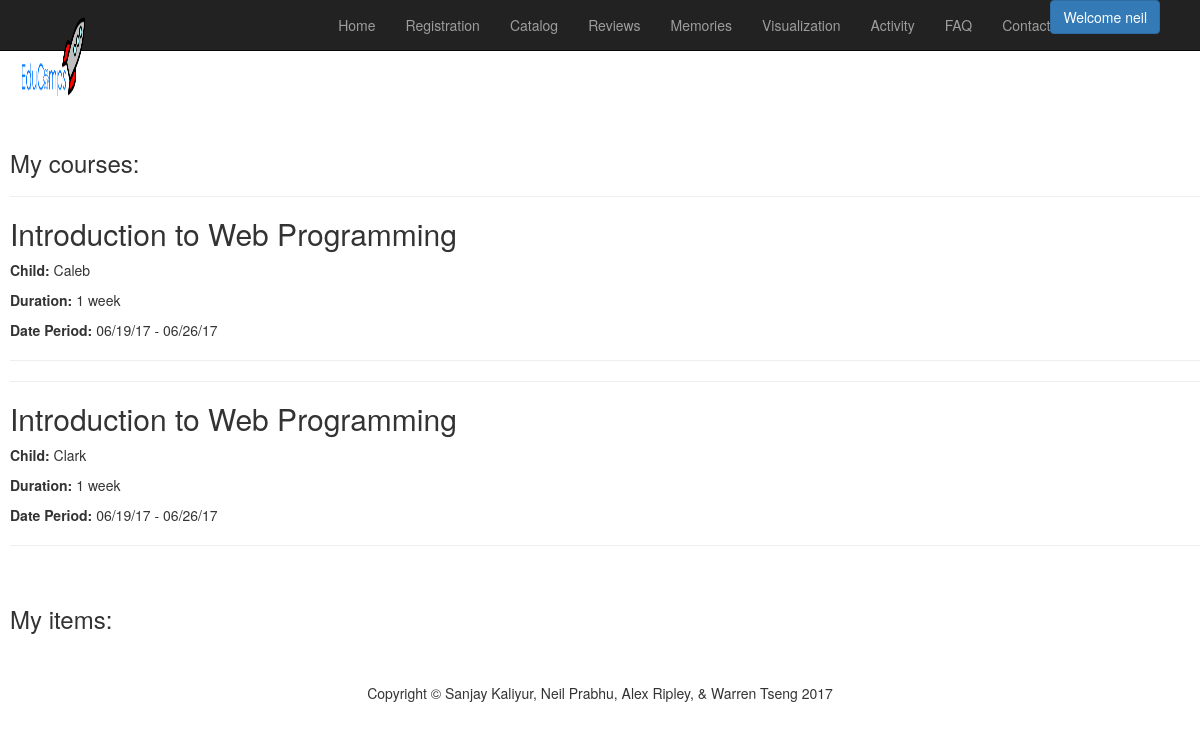
/myAccount.php (signed in), run on an earlier commit of the app's database.
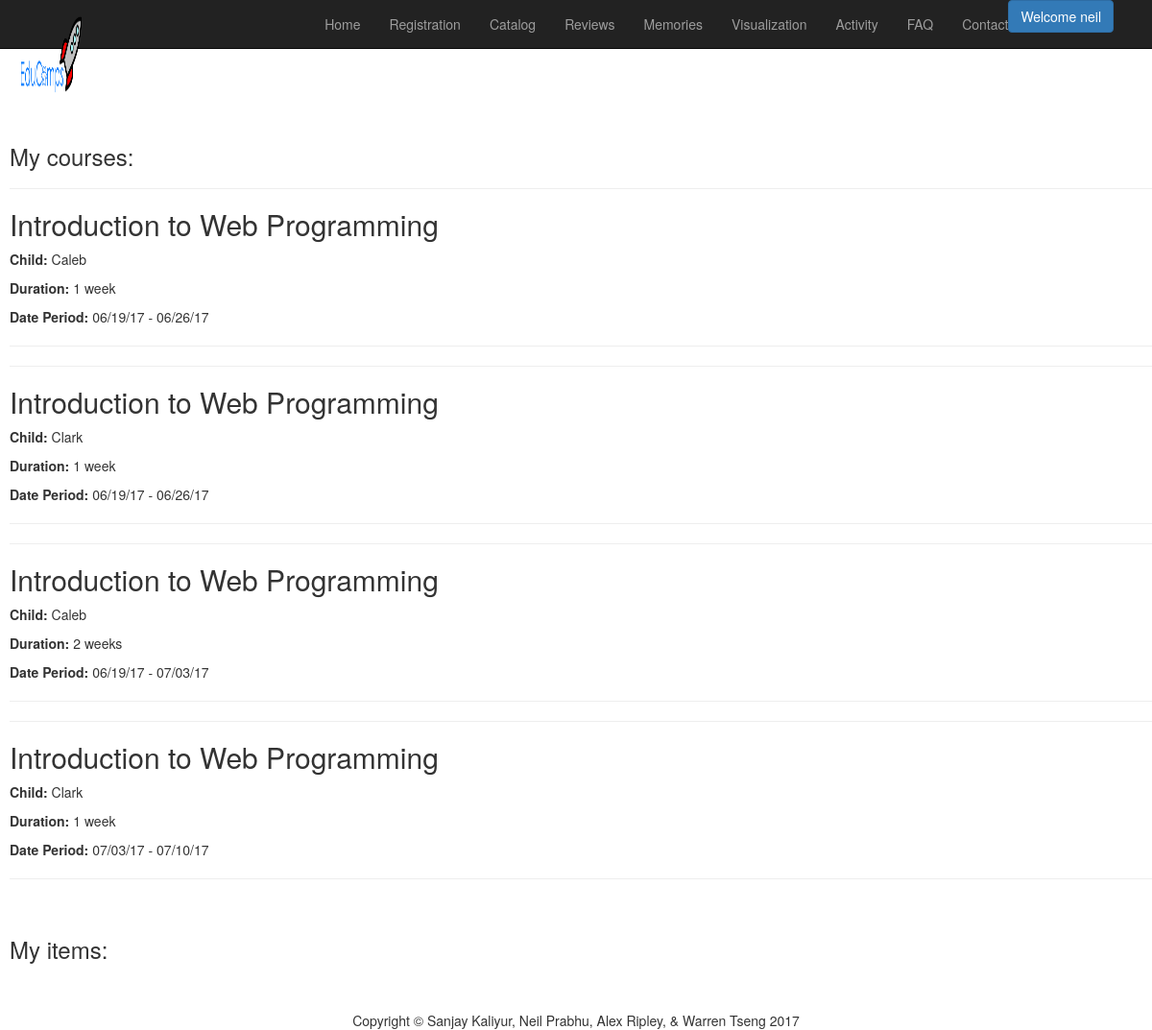
And on a later commit of the database.
### tables this page shows
CREATE TABLE `users` (
  `Email` varchar(45) NOT NULL,
  `Username` varchar(45) NOT NULL,
  `Password` varchar(255) NOT NULL,
  `Address` varchar(255) DEFAULT NULL,
  `courses_cart` varchar(45) DEFAULT NULL,
  `items_cart` varchar(45) DEFAULT NULL
);

CREATE TABLE `USER_CAMPS` (
  `Username` varchar(45) NOT NULL,
  `Camp` varchar(255) NOT NULL,
  `Price` double NOT NULL,
  `duration` varchar(45) DEFAULT NULL,
  `date` varchar(45) NOT NULL,
  `childName` varchar(45) NOT NULL,
  `location` varchar(45) DEFAULT NULL
);

### myAccount.php (the view, shortened to what this page needs)
<?php
include 'header.php';
?>
<br>
<br>
<br>
<br>
<?php
echo '<div id="accountWrapper" style="padding-left: 10px;">';
  $sql = "SELECT * FROM USER_CAMPS WHERE Username = '$id';";
  $result = mysqli_query($conn,$sql);
  echo '<h3>My courses:</h3>';
  while($row = mysqli_fetch_assoc($result)) {
    echo '<hr><p><h2>'.$row['Camp'].'</h2></p>';
    echo '<p><b>Child:</b> '.$row['childName'].'</p>';
    echo '<p><b>Duration:</b> '.$row['duration'].'</p>';
    echo '<p><b>Date Period:</b> '.$row['date'].'</p><hr>';
  }
  echo '<br>
        <h3> My items:</h3>';
  echo '</div>';
?>
<?php
include 'footer.php';
?>

### header.php (shortened to what this page needs)
<?php
  if(isset($_SESSION['id'])) {
    $id = $_SESSION['id'];
  }
  include 'connect.php';
?>
<!DOCTYPE html>
<html lang="en">
<head>
    <link rel="stylesheet" href="https://maxcdn.bootstrapcdn.com/bootstrap/3.3.7/css/bootstrap.min.css">
    <link href="css/modern-business.css" rel="stylesheet">
    <link href="font-awesome/css/font-awesome.min.css" rel="stylesheet" type="text/css">
    <nav class="navbar navbar-inverse navbar-fixed-top" id="navb" role="navigation">
        <div class="container">
            <div id="userCntrl">
              <?php
                if(isset($_SESSION['id'])){
                  $sql = "select * FROM USERS WHERE `Username` ='$id'";
                  $result = mysqli_query($conn,$sql);
                  $row = mysqli_fetch_assoc($result);
                  echo '<div class="dropdown">
                        <button class="btn btn-primary dropdown-toggle" type="button" data-toggle="dropdown">Welcome '.$row['Username'].'</button>
                        <ul class="dropdown-menu">
                          <li><a href="myAccount.php">My Account</a></li>
                          <li><a href="added_to_cart.php">Cart</a></li>
                          <li><a href="logout.php">Logout</a></li>
                        </ul>
                      </div>';
                }
                else
                {
                  echo '<button><a href="login.php">Sign-In</a></button>';
                }
               ?>
            </div>
            <div class="navbar-header">
                <a class="navbar-brand" href="index.php">
                  <img class="logo" id = "logo" src="Images/Coen161project-logo-empty.png"></img>
                </a>
            </div>
            <div class="collapse navbar-collapse" id="bs-example-navbar-collapse-1">
                <ul class="nav navbar-nav navbar-right">
                    <li><a href="index.php">Home</a></li>
                    <li><a href="register2.php">Registration</a></li>
                    <li><a href="catalog2.php">Catalog</a></li>
                    <li><a href="forum.php">Reviews</a></li>
                    <li><a href="memories.php">Memories</a></li>
                    <li><a href="visualization2.php">Visualization</a></li>
                    <li><a href="activity.php">Activity</a></li>
                    <li><a href="faq.php">FAQ</a></li>
                    <li><a href="contact.php">Contact</a></li>
                  </ul>
            </div>
        </div>
    </nav>
</head>

### footer.php (shortened to what this page needs)
<!DOCTYPE html>
<html lang="en">
<head>
</head>
<footer>
    <div class="footer">
        <div class="footer">
            <center><p>Copyright &copy; Sanjay Kaliyur, Neil Prabhu, Alex Ripley, &amp; Warren Tseng 2017</p></center>
        </div>
    </div>
</footer>

### css/modern-business.css (style rules this page uses)
html, body { height: 100%; }
footer { margin: 50px 0; }

### header.php (style rules this page uses)
#userCntrl { float:right; }
#logo { height:500%; width:25%; padding-bottom: 15px; float: left; }
#navb { padding-right: 20px; }

What changed in the data, as far as the page shows it:
added user_camps: Camp "Introduction to Web Programming", childName "Caleb", duration "2 weeks", date "06/19/17 - 07/03/17"
added user_camps: Camp "Introduction to Web Programming", childName "Clark", duration "1 week", date "07/03/17 - 07/10/17"
